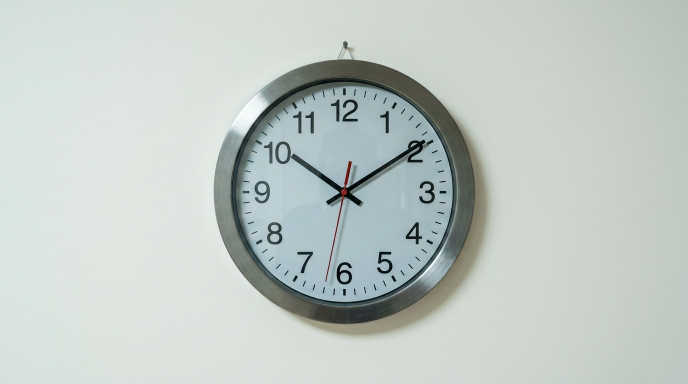
#> input picture production/nowon2021/reference/P04.png, 1376 x 768 px (shown at 1/2 size)
$ python correct_clock.py
#> lines starting #> are read from the running program, lines starting #| are printed output that depends on the picture
#!/usr/bin/env python3
"""Correct AI-drawn clock hands deterministically; these are dramatized prop references.

A clock is a precision instrument: generative outputs put the short hand at 11
instead of 11:30. Redraw the face and hands over the approved clock housing.
"""
from pathlib import Path
from math import pi, sin, cos
from PIL import Image, ImageDraw, ImageFont

ROOT = Path(__file__).resolve().parents[1] / 'reference'
BASE = ROOT / 'P04.png'
FONT = '/usr/share/fonts/truetype/dejavu/DejaVuSans.ttf'
SCALE = 3
CX, CY, R = 688, 385, 211

def point(degrees, distance):
    angle = degrees * pi / 180
    return ((CX + sin(angle)*distance)*SCALE, (CY - cos(angle)*distance)*SCALE)

def make(hour, minute, name):
#> called with hour = 5, minute = 30, name = 'P04-1730'
    im = Image.open(BASE).convert('RGB').resize((1376*SCALE, 768*SCALE), Image.Resampling.LANCZOS)
    draw = ImageDraw.Draw(im)
    # Restrict the alteration to the inside of the dial, leaving metal bezel and scene intact.
    draw.ellipse(((CX-R)*SCALE,(CY-R)*SCALE,(CX+R)*SCALE,(CY+R)*SCALE), fill=(202,214,216))
    for i in range(60):
        draw.line((point(i*6, 201), point(i*6, 185 if i%5==0 else 194)),
                  fill=(31,40,43), width=(4 if i%5==0 else 2)*SCALE)
    font = ImageFont.truetype(FONT, 50*SCALE)
    for n in range(1,13):
        xy = point(n*30,164)
        draw.text(xy,str(n),font=font,fill=(25,32,33),anchor='mm',stroke_width=0)
    # Radial geometry: 12 hours = 360°, 60 minutes = 360°.
    for angle, length, width, color in [((hour%12+minute/60)*30, 112, 9, (24,32,34)),
                                       (minute*6, 165, 6, (20,27,29)),
                                       (0, 173, 2, (151,36,35))]:
        draw.line((point(angle,0), point(angle,length)),fill=color,width=width*SCALE)
        draw.line((point(angle+180,0), point(angle+180,28 if width>2 else 45)),fill=color,width=width*SCALE)
    x,y=CX*SCALE,CY*SCALE
    draw.ellipse((x-7*SCALE,y-7*SCALE,x+7*SCALE,y+7*SCALE),fill=(34,31,30))
    draw.ellipse((x-4*SCALE,y-4*SCALE,x+4*SCALE,y+4*SCALE),fill=(155,43,41))
    im.resize((1376,768), Image.Resampling.LANCZOS).save(ROOT / f'{name}.png',optimize=True)
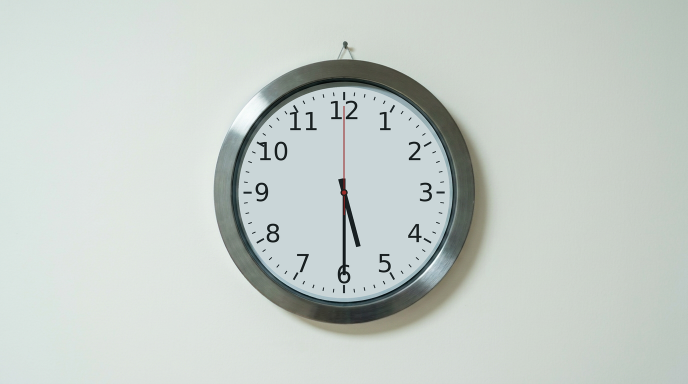
#> saved as P04-1730.png: PIL image 1376x768 RGB (shown at 1/2 size); mean R, G, B 198.6, 206.6, 201.7

if __name__ == '__main__':
    make(5,30,'P04-1730')
    make(10,30,'P04-2230')
#> call 2 of make, with hour = 10, minute = 30, name = 'P04-2230'
#> in make (call 2), `im.resize((1376,768), Image.Resampling.LANCZOS).save(ROOT / f'{name}.p..`:
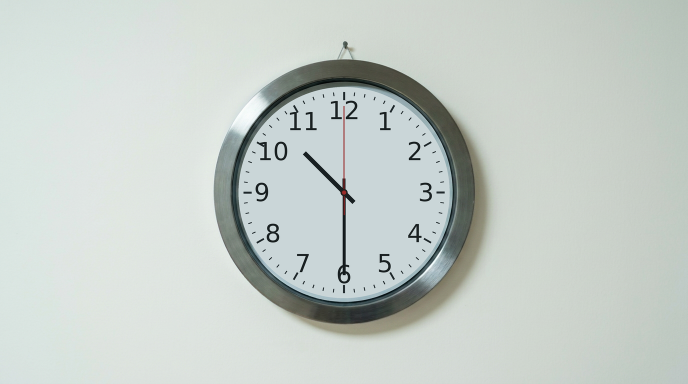
#> saved as P04-2230.png: PIL image 1376x768 RGB (shown at 1/2 size); mean R, G, B 198.6, 206.5, 201.6
    make(11,30,'P04-2330')
#> call 3 of make, with hour = 11, minute = 30, name = 'P04-2330'
#> in make (call 3), `im.resize((1376,768), Image.Resampling.LANCZOS).save(ROOT / f'{name}.p..`:
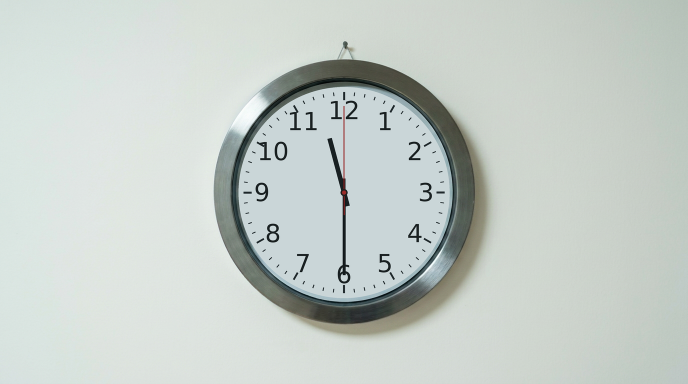
#> saved as P04-2330.png: PIL image 1376x768 RGB (shown at 1/2 size); mean R, G, B 198.6, 206.6, 201.7

$ run again, with production/nowon2021/reference/P02.png copied over production/nowon2021/reference/P04.png
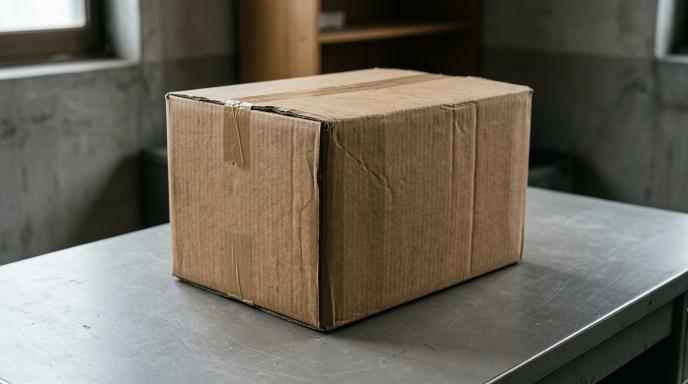
#> input picture production/nowon2021/reference/P02.png, 1376 x 768 px (shown at 1/2 size)
#> in make (call 2), `im.resize((1376,768), Image.Resampling.LANCZOS).save(ROOT / f'{name}.p..`:
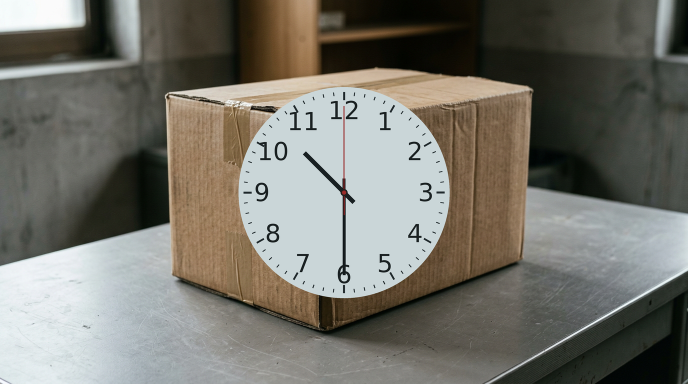
#> saved as P04-2230.png: PIL image 1376x768 RGB (shown at 1/2 size); mean R, G, B 117.7, 116.2, 108
#> in make (call 3), `im.resize((1376,768), Image.Resampling.LANCZOS).save(ROOT / f'{name}.p..`:
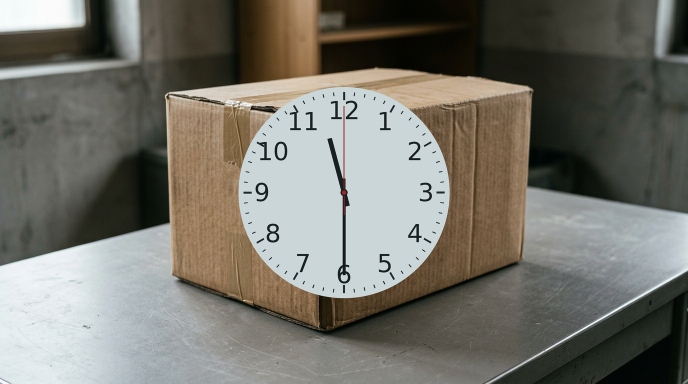
#> saved as P04-2330.png: PIL image 1376x768 RGB (shown at 1/2 size); mean R, G, B 117.7, 116.2, 108

$ run again, with production/nowon2021/reference/P03.png copied over production/nowon2021/reference/P04.png
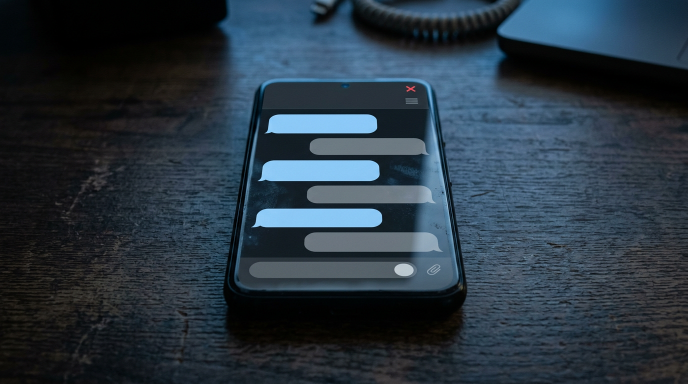
#> input picture production/nowon2021/reference/P03.png, 1376 x 768 px (shown at 1/2 size)
#> in make (call 2), `im.resize((1376,768), Image.Resampling.LANCZOS).save(ROOT / f'{name}.p..`:
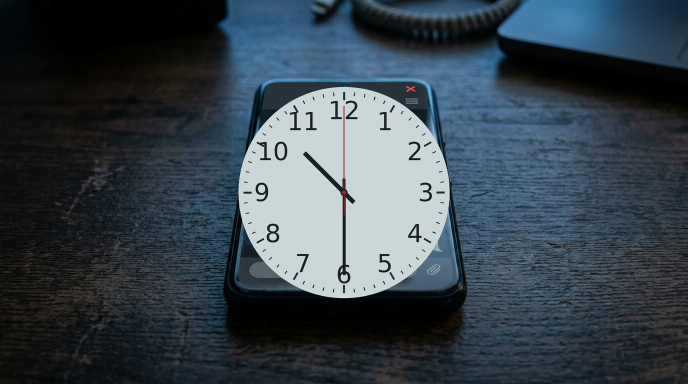
#> saved as P04-2230.png: PIL image 1376x768 RGB (shown at 1/2 size); mean R, G, B 56.8, 68.6, 77.8
#> in make (call 3), `im.resize((1376,768), Image.Resampling.LANCZOS).save(ROOT / f'{name}.p..`:
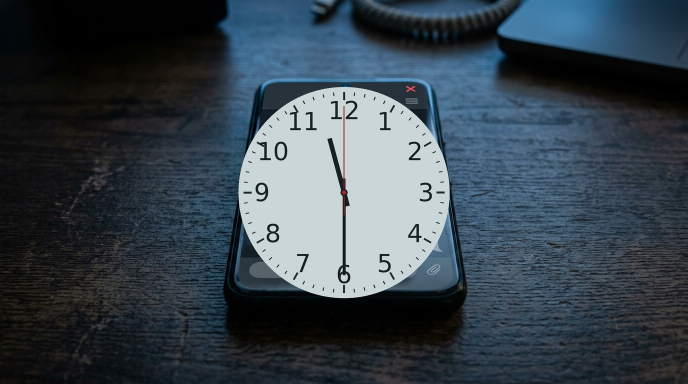
#> saved as P04-2330.png: PIL image 1376x768 RGB (shown at 1/2 size); mean R, G, B 56.8, 68.6, 77.8

$ run again, with production/nowon2021/reference/C01-close.png copied over production/nowon2021/reference/P04.png
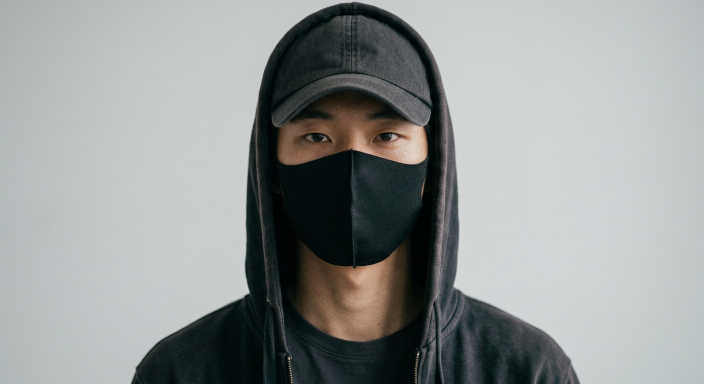
#> input picture production/nowon2021/reference/C01-close.png, 1408 x 768 px (shown at 1/2 size)
#> in make (call 2), `im.resize((1376,768), Image.Resampling.LANCZOS).save(ROOT / f'{name}.p..`:
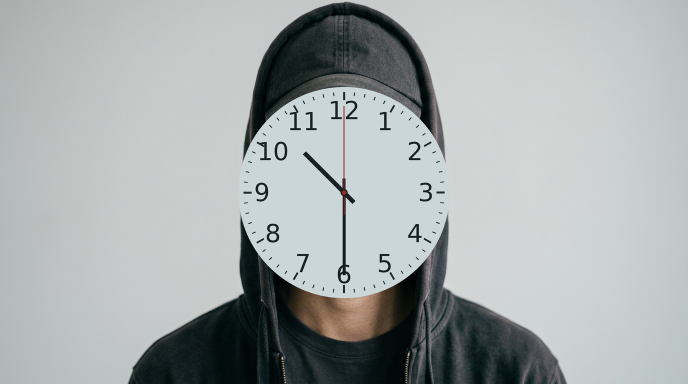
#> saved as P04-2230.png: PIL image 1376x768 RGB (shown at 1/2 size); mean R, G, B 167, 172.6, 172.5
#> in make (call 3), `im.resize((1376,768), Image.Resampling.LANCZOS).save(ROOT / f'{name}.p..`:
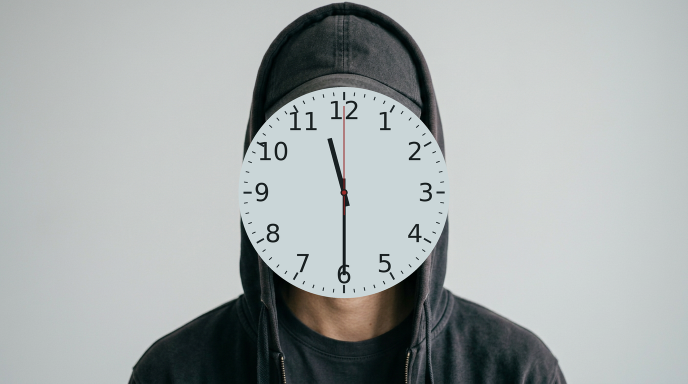
#> saved as P04-2330.png: PIL image 1376x768 RGB (shown at 1/2 size); mean R, G, B 167, 172.6, 172.6
